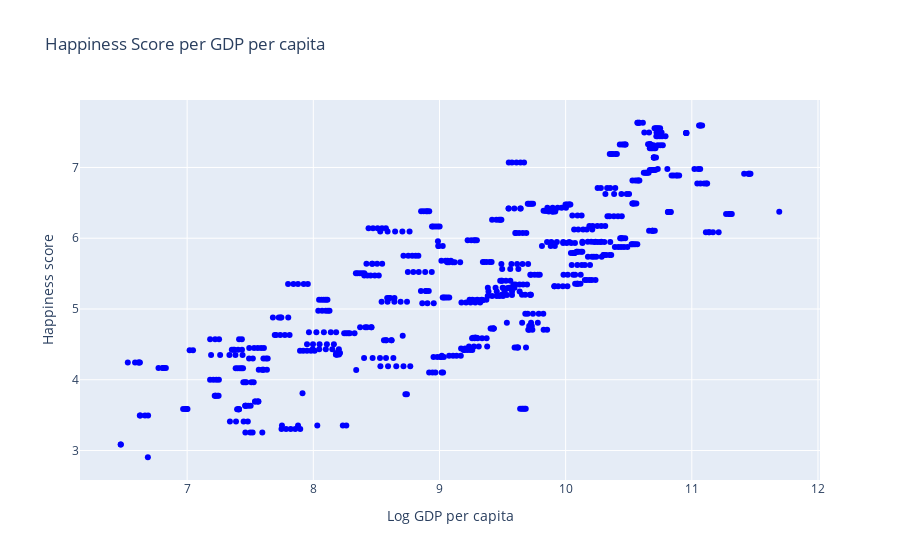

Source (notebook cell):
### Code cell
trace3 = go.Scatter(
    x = whrdata['Log GDP per capita'],
    y = whrdata['Happiness score'],
    name="Happiness Score per year",
    marker=dict(
        color="Blue",
    ),
    mode = "markers"
)
data = [trace3]
layout = dict(title = 'Happiness Score per GDP per capita',
          xaxis = dict(title = 'Log GDP per capita', showticklabels=True), 
          yaxis = dict(title = 'Happiness score'),
          hovermode = 'closest'
         )
fig = dict(data=data, layout=layout)
iplot(fig)

### Figure 1 — Plotly figure (JSON) as saved in the notebook; plotly's stock layout.template omitted (floating-point values rounded to 4 significant figures; data arrays with more than 128 entries replaced by an {"elided": "..."} marker saying what was removed)
{"data": [{"marker": {"color": "Blue"}, "mode": "markers", "name": "Happiness Score per year", "type": "scatter", "x": {"elided": "699 float values"}, "y": {"elided": "699 float values"}}], "layout": {"hovermode": "closest", "title": {"text": "Happiness Score per GDP per capita"}, "xaxis": {"showticklabels": true, "title": {"text": "Log GDP per capita"}}, "yaxis": {"title": {"text": "Happiness score"}}}}
